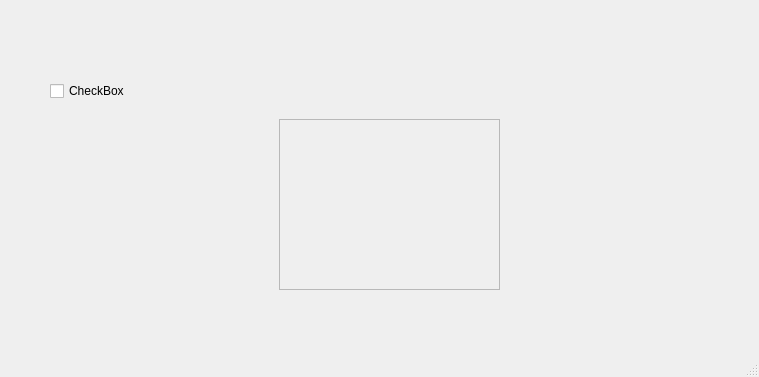
<?xml version="1.0" encoding="UTF-8"?>
<ui version="4.0">
 <class>MainWindow</class>
 <widget class="QMainWindow" name="MainWindow">
  <property name="geometry">
   <rect>
    <x>0</x>
    <y>0</y>
    <width>759</width>
    <height>377</height>
   </rect>
  </property>
  <property name="windowTitle">
   <string>MainWindow</string>
  </property>
  <widget class="QWidget" name="centralwidget">
   <widget class="QCheckBox" name="checkBox">
    <property name="geometry">
     <rect>
      <x>50</x>
      <y>80</y>
      <width>78</width>
      <height>22</height>
     </rect>
    </property>
    <property name="text">
     <string>CheckBox</string>
    </property>
   </widget>
   <widget class="QFrame" name="frame">
    <property name="geometry">
     <rect>
      <x>279</x>
      <y>119</y>
      <width>221</width>
      <height>171</height>
     </rect>
    </property>
    <property name="frameShape">
     <enum>QFrame::StyledPanel</enum>
    </property>
    <property name="frameShadow">
     <enum>QFrame::Raised</enum>
    </property>
   </widget>
  </widget>
  <widget class="QMenuBar" name="menubar">
   <property name="geometry">
    <rect>
     <x>0</x>
     <y>0</y>
     <width>759</width>
     <height>21</height>
    </rect>
   </property>
  </widget>
  <widget class="QStatusBar" name="statusbar"/>
 </widget>
 <resources/>
 <connections/>
</ui>
